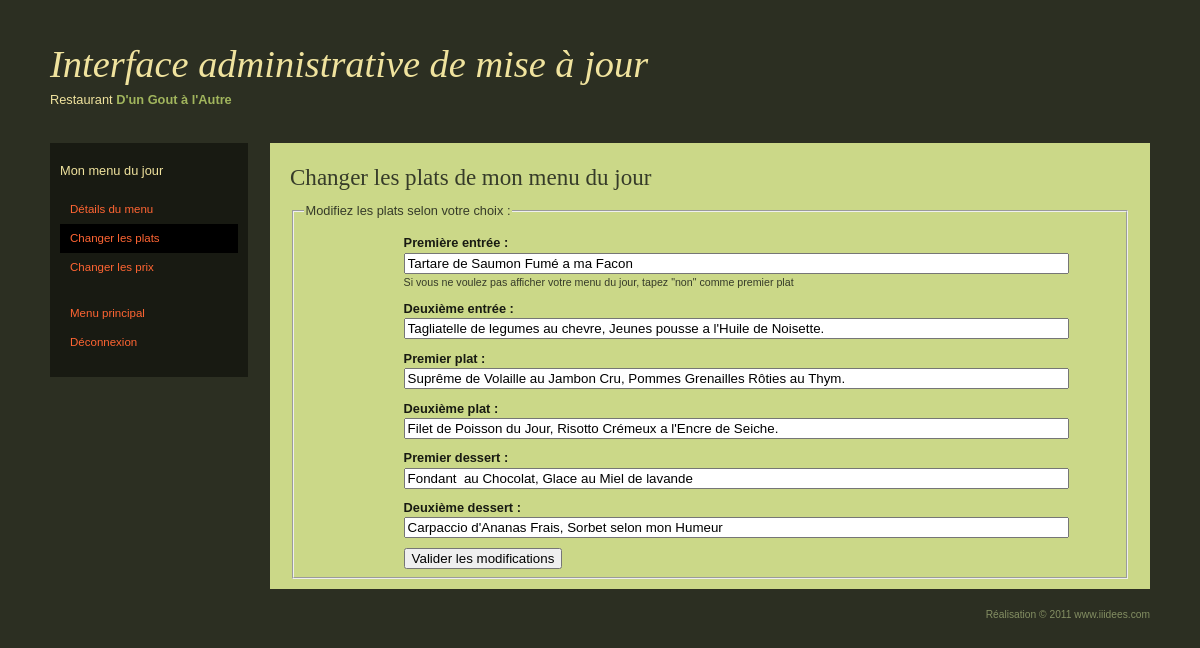
The app's page /iagdugala/mjou_changeplat.php (signed in) with its own data.
### tables this page shows
CREATE TABLE `menujour` (
  `entre1` varchar(120) NOT NULL,
  `entre2` varchar(120) NOT NULL,
  `plat1` varchar(120) NOT NULL,
  `plat2` varchar(120) NOT NULL,
  `dessert1` varchar(120) NOT NULL,
  `dessert2` varchar(120) NOT NULL,
  `prix2` float NOT NULL,
  `prix3` float NOT NULL
);

### inclusion/admin_form_function.inc.php (the view, shortened to what this page needs)
<?php
		 function create_form_edit($name,$type,$errors,$size=0,$maxlength=0,$origin='') {
			 $value=false;
			 if(isset($_POST[$name])) {
				 $value = $_POST[$name];
			 } else {
				 $value = $origin;
			 }
			 if (($type == 'text') || ($type == 'password')) {
				 echo '<input type="' . $type . '" name="' . $name . '" id="' . $name . '" size="' . $size . '" maxlength="' . $maxlength . '"';
				 if ($value) {
					 echo ' value="' . htmlspecialchars($value) . '"';
				 }
				 if (array_key_exists($name,$errors)) {
					 echo ' class="error" /><span class="error"> ' . $errors[$name] . '</span>';
				 } else {
					 echo ' />';
				 }
			 }
		 }

### css/admin.css (style rules this page uses)
html { font-size: 100%; }
body { margin: 0; padding: 10px 20px; font-family: Verdana, "Bitstream Vera Sans", "Lucida Grande", sans-serif; font-size: .8em; line-height: 1.25; color: black; background: white; }
body { color: #F0E39E; background: #2C2F22; }
body { padding: 20px 50px; }

### records on screen
menujour: entree1 "Tartare de Saumon Fumé a ma Facon", entree2 "Tagliatelle de legumes au chevre, Jeunes pousse a l'Huile de Noisette.", plat1 "Suprême de Volaille au Jambon Cru, Pommes Grenailles Rôties au Thym.", plat2 "Filet de Poisson du Jour, Risotto Crémeux a l'Encre de Seiche.", dessert1 "Fondant au Chocolat, Glace au Miel de lavande", dessert2 "Carpaccio d'Ananas Frais, Sorbet selon mon Humeur"

### other values on screen
$cetpage[$i]['no'] "Détails du menu"
$cetpage[$i]['no'] "Changer les plats"
$cetpage[$i]['no'] "Changer les prix"
